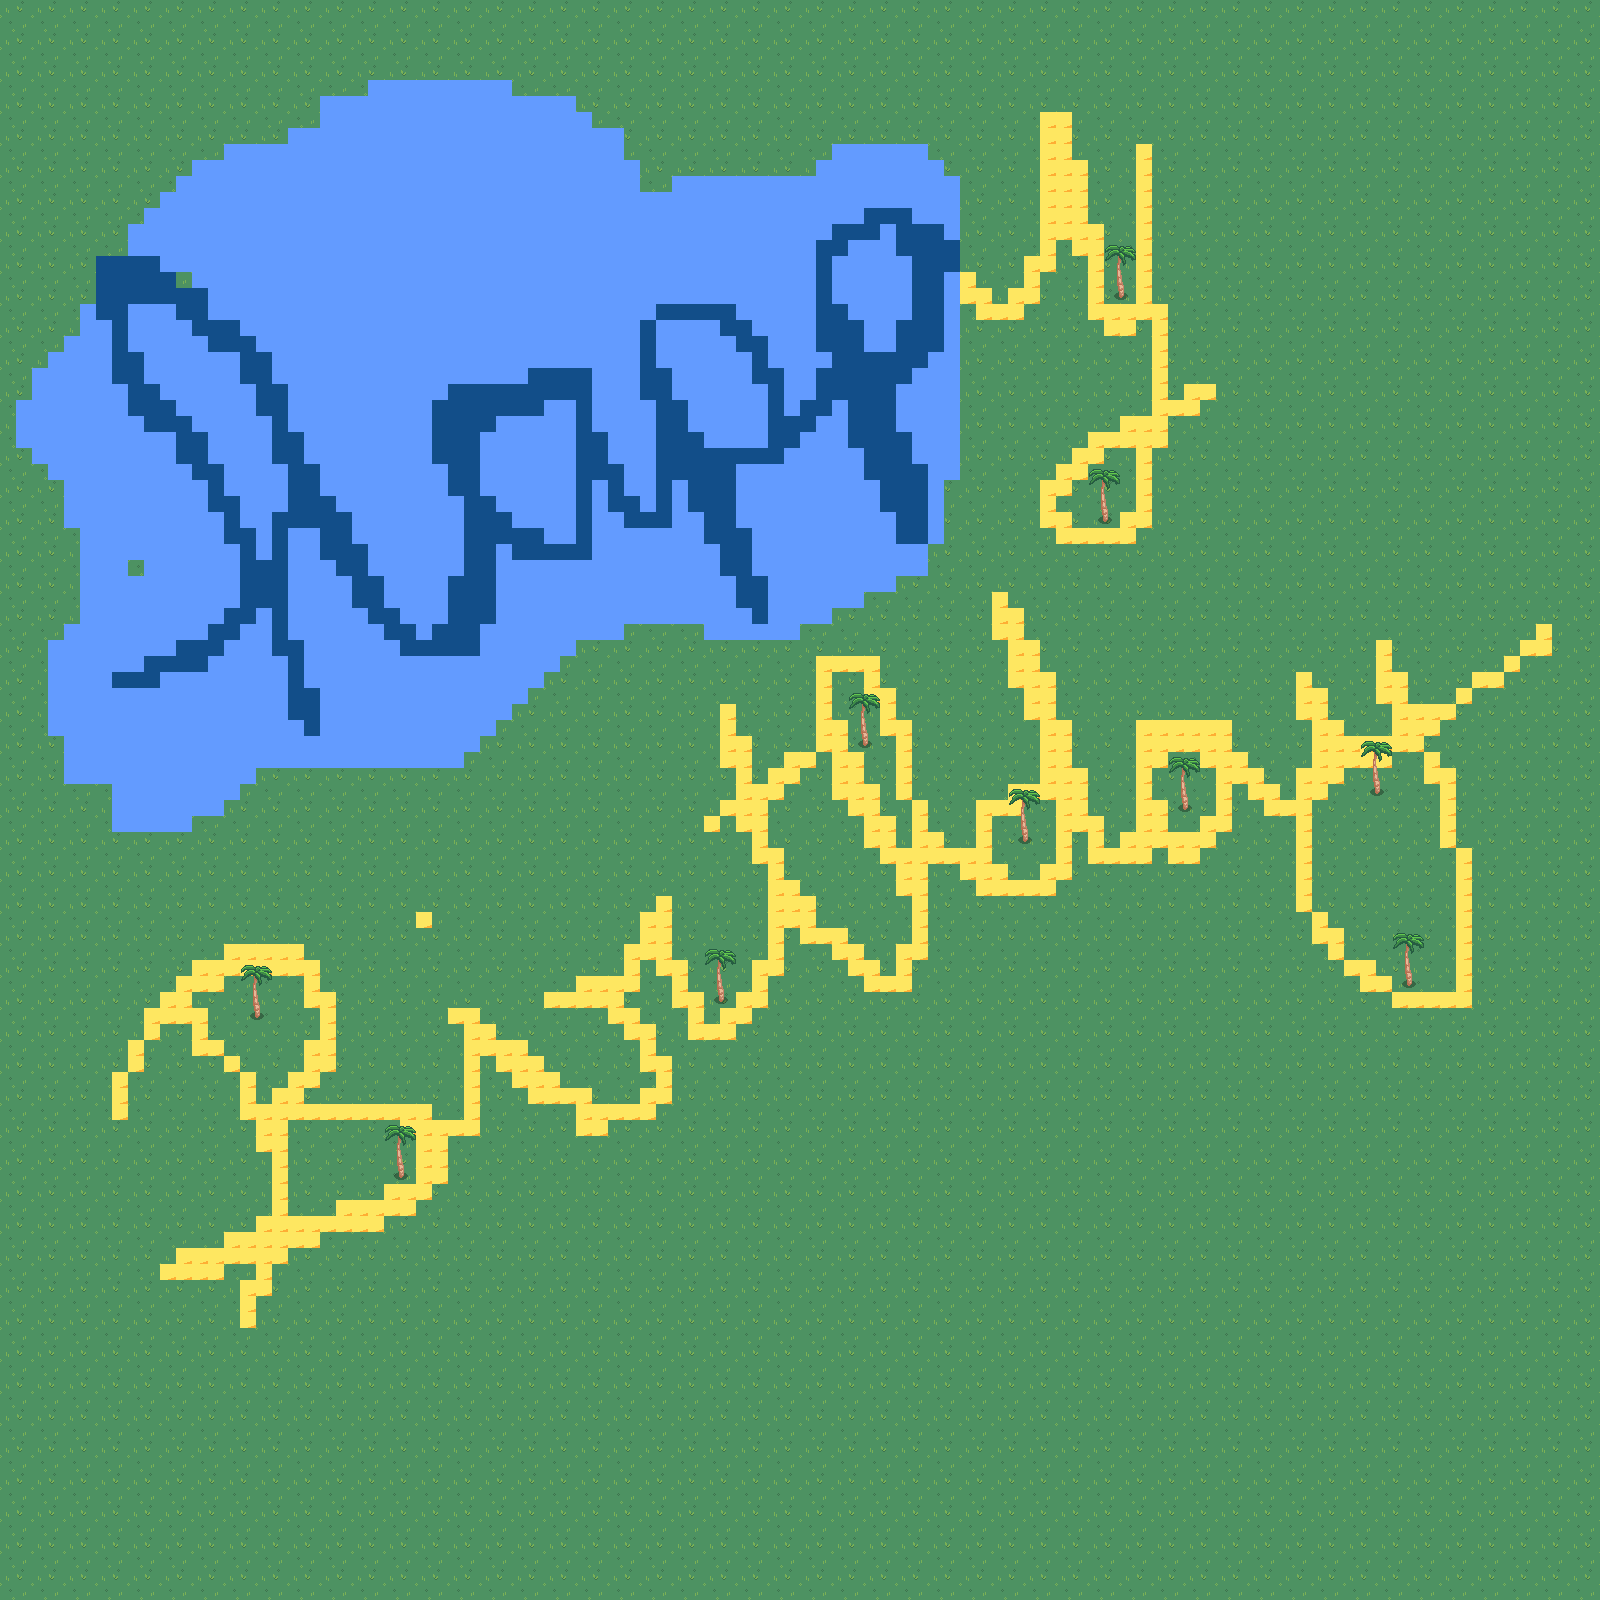

Rendered tile map (Tiled .tmx) drawn with the repository's tilesets; below, a short description and the map source with its tile grids summarised:
An orthogonal 100x100 tile map with 16x16 px tiles, 5 tile layers (background, water, cake path, trees, ...) and 110 objects (87x Hoop, 10x Tree, 7x Jellyfish, 4x Boundary, player).

<map version="1.10" tiledversion="1.11.2" orientation="orthogonal" renderorder="right-down" width="100" height="100" tilewidth="16" tileheight="16" infinite="0" nextlayerid="8" nextobjectid="128">
 <tileset firstgid="1" source="Beach_Tileset.tsx" />
 <layer id="1" name="background" width="100" height="100">
  <data>[10000 cells, 10000 non-empty, 4 distinct tile ids]</data>
 </layer>
 <layer id="3" name="water" width="100" height="100">
  <data>[10000 cells, 1944 non-empty, 4 distinct tile ids]</data>
 </layer>
 <layer id="5" name="cake path" width="100" height="100">
  <data>[10000 cells, 935 non-empty, 2 distinct tile ids]</data>
 </layer>
 <layer id="6" name="trees" width="100" height="100">
  <data>[10000 cells, 74 non-empty, 8 distinct tile ids]</data>
 </layer>
 <layer id="7" name="Tree tops" width="100" height="100">
  <data>[10000 cells, 54 non-empty, 6 distinct tile ids]</data>
 </layer>
 <objectgroup id="4" name="Hoops">
  <object id="1" name="player" x="115.333" y="678.667">
   <point />
  </object>
  <object id="2" name="Hoop" x="263.333" y="597.333">
   <point />
  </object>
  <object id="4" name="Hoop" x="325.333" y="719">
   <point />
  </object>
  <object id="5" name="Hoop" x="271.333" y="403.333">
   <point />
  </object>
  <object id="6" name="Hoop" x="222.667" y="339.333">
   <point />
  </object>
  <object id="7" name="Hoop" x="128.334" y="290.666">
   <point />
  </object>
  <object id="8" name="Hoop" x="163.5" y="414">
   <point />
  </object>
  <object id="9" name="Hoop" x="207.167" y="472">
   <point />
  </object>
  <object id="10" name="Hoop" x="248.667" y="536">
   <point />
  </object>
  <object id="11" name="Hoop" x="326.333" y="514.167">
   <point />
  </object>
  <object id="12" name="Hoop" x="372" y="601.333">
   <point />
  </object>
  <object id="13" name="Hoop" x="446.666" y="636.667">
   <point />
  </object>
  <object id="14" name="Hoop" x="491.667" y="548.167">
   <point />
  </object>
  <object id="15" name="Hoop" x="461.334" y="438">
   <point />
  </object>
  <object id="16" name="Hoop" x="527" y="405">
   <point />
  </object>
  <object id="17" name="Hoop" x="591.333" y="472">
   <point />
  </object>
  <object id="18" name="Hoop" x="582" y="553.333">
   <point />
  </object>
  <object id="19" name="Hoop" x="492" y="548.667">
   <point />
  </object>
  <object id="20" name="Hoop" x="646.667" y="526">
   <point />
  </object>
  <object id="21" name="Hoop" x="685.333" y="468">
   <point />
  </object>
  <object id="22" name="Hoop" x="726" y="584.334">
   <point />
  </object>
  <object id="23" name="Hoop" x="689.273" y="469.334">
   <point />
  </object>
  <object id="24" name="Hoop" x="642.666" y="336.667">
   <point />
  </object>
  <object id="25" name="Hoop" x="738" y="324">
   <point />
  </object>
  <object id="26" name="Hoop" x="781.333" y="438">
   <point />
  </object>
  <object id="27" name="Hoop" x="850.667" y="388.667">
   <point />
  </object>
  <object id="28" name="Hoop" x="892.333" y="512.333">
   <point />
  </object>
  <object id="29" name="Hoop" x="822" y="274.667">
   <point />
  </object>
  <object id="30" name="Hoop" x="908" y="257">
   <point />
  </object>
  <object id="31" name="Hoop" x="925.333" y="362.666">
   <point />
  </object>
  <object id="32" name="Hoop" x="851.333" y="389.667">
   <point />
  </object>
  <object id="33" name="Hoop" x="988.667" y="308.667">
   <point />
  </object>
  <object id="34" name="Hoop" x="1044" y="248">
   <point />
  </object>
  <object id="35" name="Hoop" x="1050.67" y="135.333">
   <point />
  </object>
  <object id="36" name="Hoop" x="1084" y="257.666">
   <point />
  </object>
  <object id="37" name="Hoop" x="1104.33" y="331.333">
   <point />
  </object>
  <object id="38" name="Hoop" x="1144" y="159.333">
   <point />
  </object>
  <object id="40" name="Hoop" x="1146.67" y="315.333">
   <point />
  </object>
  <object id="41" name="Hoop" x="1159.33" y="414.667">
   <point />
  </object>
  <object id="43" name="Hoop" x="1093.33" y="435.334">
   <point />
  </object>
  <object id="44" name="Hoop" x="1046" y="468.667">
   <point />
  </object>
  <object id="45" name="Hoop" x="1086.66" y="534">
   <point />
  </object>
  <object id="46" name="Hoop" x="1138.66" y="485.333">
   <point />
  </object>
  <object id="47" name="Hoop" x="1163" y="414.083">
   <point />
  </object>
  <object id="48" name="Hoop" x="1249.33" y="475">
   <point />
  </object>
  <object id="49" name="Hoop" x="1327" y="561.667">
   <point />
  </object>
  <object id="50" name="Hoop" x="1383" y="648">
   <point />
  </object>
  <object id="51" name="Hoop" x="1410.67" y="735">
   <point />
  </object>
  <object id="52" name="Hoop" x="1454" y="845.333">
   <point />
  </object>
  <object id="53" name="Hoop" x="1453" y="987.337">
   <point />
  </object>
  <object id="54" name="Hoop" x="1358.08" y="964.25">
   <point />
  </object>
  <object id="55" name="Hoop" x="1295" y="803.333">
   <point />
  </object>
  <object id="56" name="Hoop" x="1333" y="760">
   <point />
  </object>
  <object id="57" name="Hoop" x="1291" y="691.334">
   <point />
  </object>
  <object id="58" name="Hoop" x="1297.34" y="803.584">
   <point />
  </object>
  <object id="59" name="Hoop" x="1220.33" y="727.333">
   <point />
  </object>
  <object id="60" name="Hoop" x="1143" y="734">
   <point />
  </object>
  <object id="61" name="Hoop" x="1155.33" y="831.667">
   <point />
  </object>
  <object id="62" name="Hoop" x="1256.67" y="798">
   <point />
  </object>
  <object id="63" name="Hoop" x="1094.33" y="859.333">
   <point />
  </object>
  <object id="64" name="Hoop" x="1001.33" y="621">
   <point />
  </object>
  <object id="65" name="Hoop" x="1050" y="782">
   <point />
  </object>
  <object id="66" name="Hoop" x="1018.67" y="794.667">
   <point />
  </object>
  <object id="67" name="Hoop" x="986.333" y="884.666">
   <point />
  </object>
  <object id="68" name="Hoop" x="1052.67" y="881.667">
   <point />
  </object>
  <object id="69" name="Hoop" x="979" y="886">
   <point />
  </object>
  <object id="70" name="Hoop" x="921.667" y="860">
   <point />
  </object>
  <object id="71" name="Hoop" x="836" y="759">
   <point />
  </object>
  <object id="72" name="Hoop" x="844.667" y="669">
   <point />
  </object>
  <object id="73" name="Hoop" x="922.334" y="957.667">
   <point />
  </object>
  <object id="74" name="Hoop" x="815" y="937">
   <point />
  </object>
  <object id="75" name="Hoop" x="757.667" y="840">
   <point />
  </object>
  <object id="77" name="Hoop" x="729.333" y="738.333">
   <point />
  </object>
  <object id="81" name="Hoop" x="778" y="967">
   <point />
  </object>
  <object id="82" name="Hoop" x="709" y="1031.67">
   <point />
  </object>
  <object id="83" name="Hoop" x="661" y="921.667">
   <point />
  </object>
  <object id="85" name="Hoop" x="631" y="963.333">
   <point />
  </object>
  <object id="86" name="Hoop" x="591.333" y="1002">
   <point />
  </object>
  <object id="87" name="Hoop" x="662.333" y="1080.34">
   <point />
  </object>
  <object id="88" name="Hoop" x="591" y="1125">
   <point />
  </object>
  <object id="89" name="Hoop" x="470.667" y="1024.34">
   <point />
  </object>
  <object id="90" name="Hoop" x="469.667" y="1130.67">
   <point />
  </object>
  <object id="91" name="Hoop" x="279" y="1243.33">
   <point />
  </object>
  <object id="92" x="272.667" y="1122.33">
   <point />
  </object>
  <object id="94" name="Hoop" x="273" y="1122">
   <point />
  </object>
  <object id="95" name="Hoop" x="330" y="1049">
   <point />
  </object>
  <object id="96" name="Hoop" x="302" y="960">
   <point />
  </object>
  <object id="97" name="Hoop" x="179" y="986">
   <point />
  </object>
  </objectgroup>
</map>
<!-- 22 of 110 objects omitted -->
